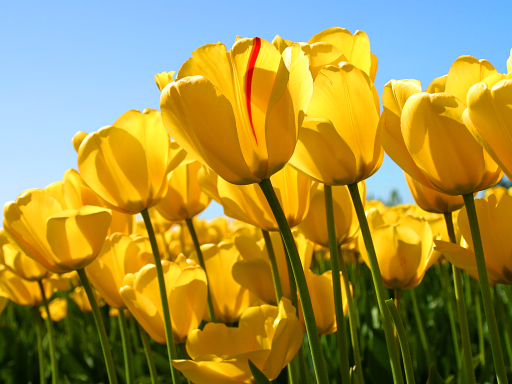
%> input picture Labs/Lab 2/Image Files/Tulipas.bmp, 512 x 384 px
$ octave --eval "result = colorspaces('../Image Files/Tulipas.bmp');"   (GNU Octave 9; MATLAB toolbox functions it lacks are replaced by stand-ins)
%> lines starting %> are read from the running program, lines starting %| are printed output that depends on the picture
function colorspaces = colorspaces(filename)
%> called with filename = '../Image Files/Tulipas.bmp'

% i) Import a bitmap image and presents that image on the screen

im = imread(filename);
%> im is the input picture: size 384x512x3 uint8; mean R, G, B 161.8, 143.8, 67.1

if size(im,3)~= 3
    im = cat(3,im,im,im);
end

figure(1);imshow(im);title('Original');

fprintf('\n Press any key view RGB components'); pause

% ii) Separate each RGB component in a different matrix and visualise each one on the screen

r = im(:,:,1);
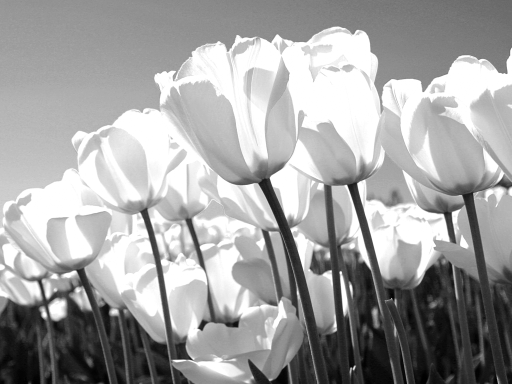
%> r: size 384x512 uint8; min 0, max 255, mean 161.8
g = im(:,:,2);
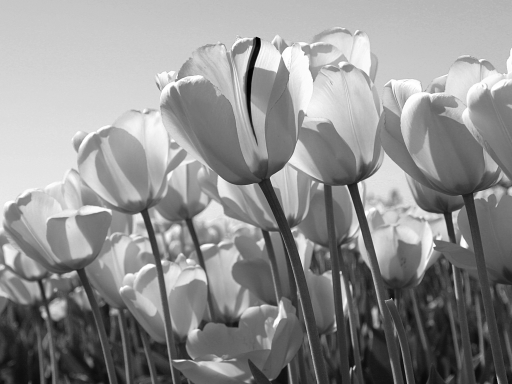
%> g: size 384x512 uint8; min 0, max 255, mean 143.8
b = im(:,:,3);
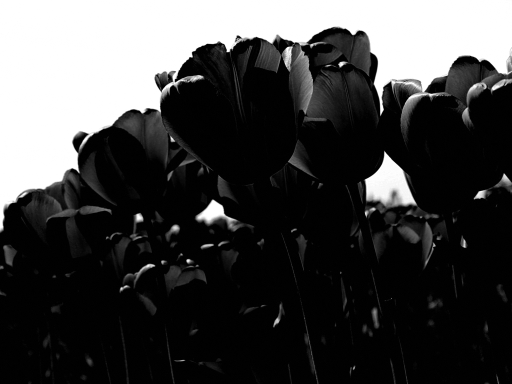
%> b: size 384x512 uint8; min 0, max 255, mean 67.1

figure(2);imshow(r); title('Original R Component');
figure(3);imshow(g); title('Original G Component');
figure(4);imshow(b); title('Original B Component');

fprintf('\n Press any key to view HSV image'); pause

% iii) Convert the RGB image to the HSV color space and present it on the screen;

im_hsv = rgb2hsv(im);
%> im_hsv: size 384x512x3 double; mean H, S, V 0.242, 0.821, 0.736
figure(5);imshow(im_hsv);title('HSV image');

fprintf('\n Press any key to view separate HSV components'); pause

% iv) Separate each HSV component in a different amtrix and visualise each
% one on the screen

h = im_hsv(:,:,1);
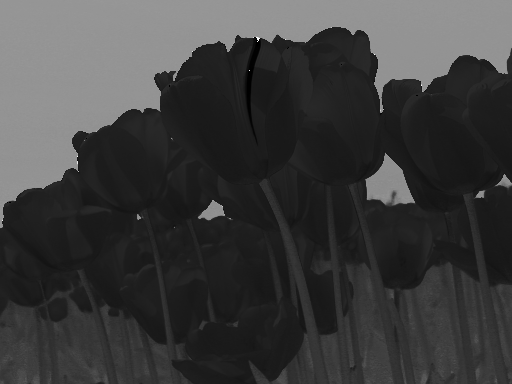
%> h: size 384x512 double; min 0, max 0.999, mean 0.242
s = im_hsv(:,:,2);
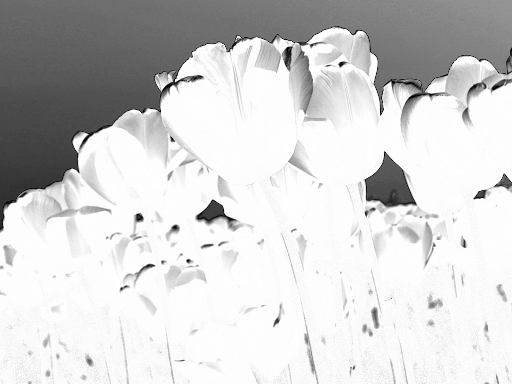
%> s: size 384x512 double; min 0, max 1, mean 0.821
v = im_hsv(:,:,3);
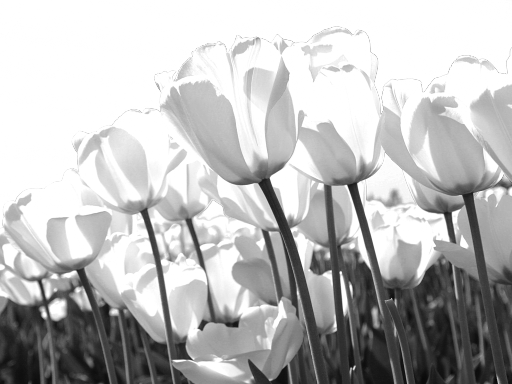
%> v: size 384x512 double; min 0.0275, max 1, mean 0.736

figure(6);imshow(h); title('HSV Image H Component');
figure(7);imshow(s); title('HSV Image S Component');
figure(8);imshow(v); title('HSV Image V Component');

colorspaces = 0; % Terminated successfully
end

$ run again, on Labs/Lab 2/Image Files/berlindesTransparentes.bmp
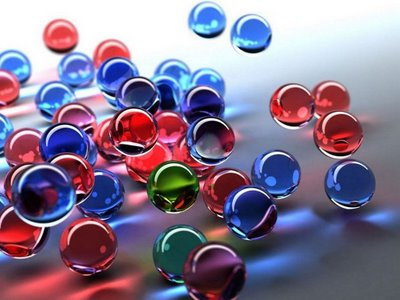
%> input picture Labs/Lab 2/Image Files/berlindesTransparentes.bmp, 400 x 300 px
%> in colorspaces, im is the input picture: size 300x400x3 uint8; mean R, G, B 134.2, 120.1, 144.6
%> im_hsv: size 300x400x3 double; mean H, S, V 0.637, 0.392, 0.645
%> in colorspaces, `s = im_hsv(:,:,2);`:
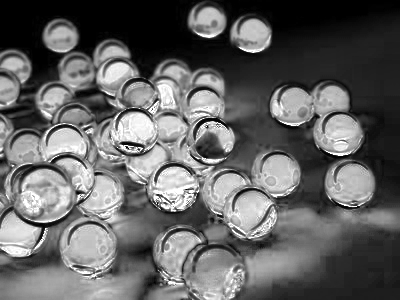
%> s: size 300x400 double; min 0, max 1, mean 0.392
%> in colorspaces, `v = im_hsv(:,:,3);`:
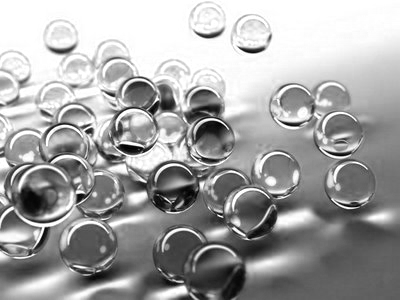
%> v: size 300x400 double; min 0, max 1, mean 0.645
